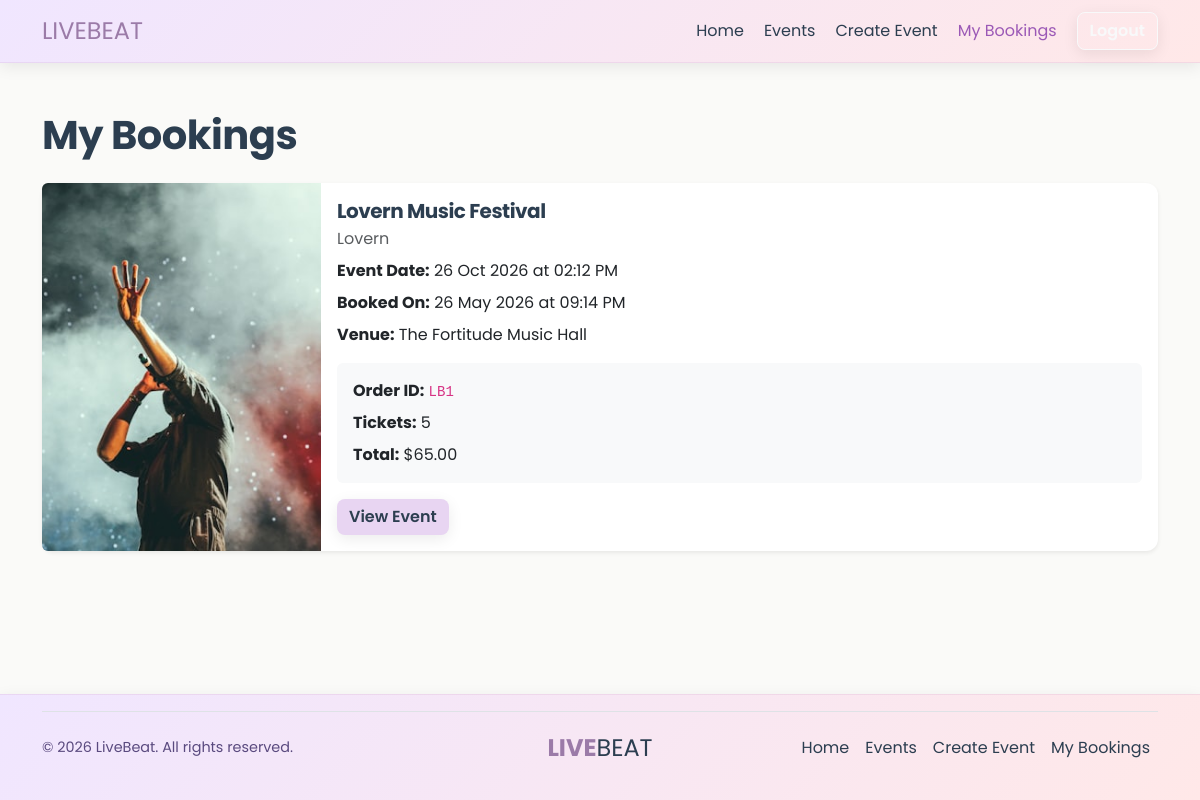
Page /booking-history (signed in) on the committed database.
### livebeat/models.py (models this page shows)
class Booking(db.Model):
    id = db.Column(db.Integer, primary_key=True)
    ticket_quantity = db.Column(db.Integer, nullable=False)
    ticket_price = db.Column(db.Float, nullable=False)
    date_booked = db.Column(db.DateTime, default=brisbane_now)
    user_id = db.Column(db.Integer, db.ForeignKey("user.id"))
    event_id = db.Column(db.Integer, db.ForeignKey("event.id"))

class Event(db.Model):
    id = db.Column(db.Integer, primary_key=True)
    title = db.Column(db.String(100), nullable=False)
    artist = db.Column(db.String(100), nullable=False)
    description = db.Column(db.Text, nullable=False)
    category = db.Column(db.String(50), nullable=False)
    status = db.Column(db.String(20), default="Open")
    capacity = db.Column(db.Integer, nullable=False)
    date = db.Column(db.DateTime, nullable=False)
    venue_name = db.Column(db.String(120), nullable=False)
    venue_address = db.Column(db.String(200), nullable=False)
    ticket_price = db.Column(db.Float, nullable=False)
    ticket_type = db.Column(db.String(50), nullable=True, default="general")
    end_time = db.Column(db.DateTime, nullable=True)
    acknowledgement = db.Column(db.Text)
    image = db.Column(db.String(200), default="concert1.jpg")
    user_id = db.Column(db.Integer, db.ForeignKey("user.id"))
    bookings = db.relationship("Booking", backref="event", lazy=True)
    comments = db.relationship("Comment", backref="event", lazy=True)

### livebeat/views.py (the view)
@main_bp.route("/booking-history")
@login_required
def booking_history():
    bookings = Booking.query.filter_by(user_id=current_user.id).order_by(Booking.date_booked.desc()).all()
    return render_template("booking-history.html", bookings=bookings)

### livebeat/views.py (called while the page is built)
@main_bp.app_context_processor
def inject_has_created_events():
    has_created_events = False
    if current_user.is_authenticated:
        has_created_events = Event.query.filter_by(user_id=current_user.id).first() is not None
    return {"has_created_events": has_created_events}

### livebeat/templates/booking-history.html (shortened to what this page needs)
{% extends 'base.html' %}
{% block content %}
<section class="py-5">
    <div class="container">
        <h1 class="mb-4">My Bookings</h1>
        {% for booking in bookings %}
        <div class="card mb-4 border-0 shadow-sm">
            <div class="row g-0">
                <div class="col-md-3">
                    <img src="{{ url_for('static', filename='images/' ~ booking.event.image) }}"
                        alt="{{ booking.event.title }}"
                        class="img-fluid rounded-start h-100 object-fit-cover">
                </div>
                <div class="col-md-9">
                    <div class="card-body">
                        <h5 class="card-title mb-1">{{ booking.event.title }}</h5>
                        <p class="text-muted mb-2">{{ booking.event.artist }}</p>
                        <p class="mb-2">
                            <strong>Event Date:</strong>
                            {{ booking.event.date.strftime('%d %b %Y at %I:%M %p') }}
                        </p>
                        <p class="mb-2">
                            <strong>Booked On:</strong>
                            {{ booking.date_booked.strftime('%d %b %Y at %I:%M %p') }}
                        </p>
                        <p class="mb-2">
                            <strong>Venue:</strong>
                            {{ booking.event.venue_name }}
                        </p>
                        <div class="bg-light p-3 rounded mt-3">
                            <p class="mb-2">
                                <strong>Order ID:</strong>
                                <code>LB{{ booking.id }}</code>
                            </p>
                            <p class="mb-2">
                                <strong>Tickets:</strong>
                                {{ booking.ticket_quantity }}
                            </p>
                            <p class="mb-0">
                                <strong>Total:</strong>
                                ${{ "%.2f"|format(booking.ticket_quantity * booking.ticket_price) }}
                            </p>
                        </div>
                        <a href="{{ url_for('main.event_details', event_id=booking.event.id) }}"
                            class="btn btn-primary mt-3">
                            View Event
                        </a>
                    </div>
                </div>
            </div>
        </div>
        {% endfor %}
    </div>
</section>
{% endblock %}

### livebeat/static/style/style.css (style rules this page uses)
:root { --dark-gray: #2C3E50; --light-shadow: 0 4px 15px rgba(0, 0, 0, 0.08); --medium-shadow: 0 6px 20px rgba(0, 0, 0, 0.12); }
* { font-family: "Poppins", sans-serif; font-weight: 400; font-style: normal; }
body { background-color: #FAFAF8; min-height: 100vh; display: flex; flex-direction: column; }
h1, h2, h3, h4, h5, h6 { font-weight: 700; letter-spacing: -0.5px; color: var(--dark-gray); }
h1 { font-size: 2.5rem; margin-bottom: 1.5rem; }
.btn { font-weight: 600; border-radius: 8px; box-shadow: var(--light-shadow); }
.btn-primary { background: #E8D5F2; border: none; color: #2C3E50 !important; }
.card { border: none; border-radius: 12px; box-shadow: var(--light-shadow); background: white; transition: all 0.3s ease; }
.card-title { color: var(--dark-gray); font-weight: 700; }
section { padding: 2rem 0; }

### rows in the picture
Booking: image (picture), event "Lovern Music Festival", event.artist "Lovern", event "26 Oct 2026 at 02:12 PM", date_booked "26 May 2026 at 09:14 PM", event.venue_name "The Fortitude Music Hall", id "1", ticket_quantity "5", booking.ticket_quantity*booking.ticket_price "65.00"
